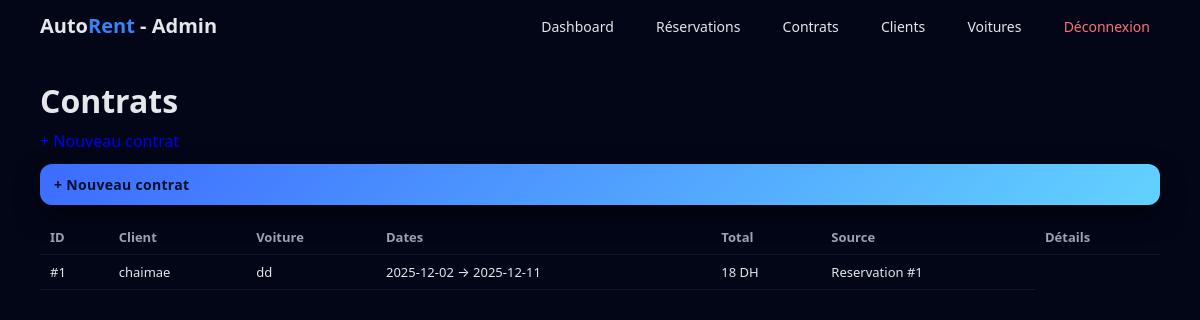
The app's page /admin/contrats (signed in), older data.
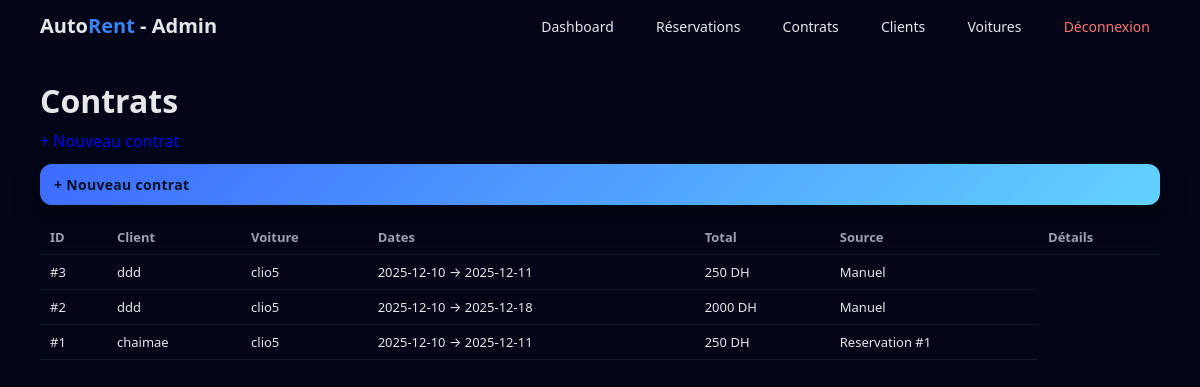
The same page, newer data.
### tables this page shows
CREATE TABLE contrats (
        id INTEGER PRIMARY KEY AUTOINCREMENT,
        demande_id INTEGER,                -- ممكن تكون NULL
        client_nom TEXT NOT NULL,
        client_cin TEXT,
        client_permis TEXT,
        annee_permis TEXT,

        client2_nom TEXT,
        client2_cin TEXT,
        client2_permis TEXT,
        client2_annee_permis TEXT,

        voiture_nom TEXT NOT NULL,
        immatriculation TEXT,
        categorie TEXT,

        date_debut TEXT,
        date_fin TEXT,
        jours INTEGER,
        prix_jour REAL,
        total REAL,

        created_at TEXT DEFAULT CURRENT_TIMESTAMP,
        statut TEXT DEFAULT 'Actif'
    );

### app.py (the view)
@app.route("/admin/contrats")
def admin_contrats():
    if not require_admin():
        return redirect(url_for("login"))
    conn = get_conn()
    cur = conn.cursor()
    cur.execute("SELECT * FROM contrats ORDER BY id DESC")
    contrats = cur.fetchall()
    conn.close()
    return render_template("admin_contrats.html", contrats=contrats)

### app.py (called while the page is built)
def get_conn():
    conn = sqlite3.connect(DB_PATH, timeout=10)
    conn.row_factory = sqlite3.Row
    return conn

def require_admin():
    return bool(session.get("admin_ok"))

### templates/admin_contrats.html
{% extends "base_admin.html" %}
{% block content %}
<h1>Contrats</h1>
<a class="btn-small" href="{{ url_for('admin_contrat_new') }}">+ Nouveau contrat</a>
<div style="margin-bottom:15px;">
  <a href="{{ url_for('admin_contrat_new') }}" class="btn btn-primary">
    + Nouveau contrat
  </a>
</div>
<table class="tbl admin-table" style="margin-top:12px;">
  <thead>
    <tr>
      <th>ID</th>
      <th>Client</th>
      <th>Voiture</th>
      <th>Dates</th>
      <th>Total</th>
      <th>Source</th>
      <th>Détails</th>
    </tr>
  </thead>
  <tbody>
    {% for c in contrats %}
    <tr>
      <td>#{{ c.id }}</td>
      <td>{{ c.client_nom }}</td>
      <td>{{ c.voiture_nom }}</td>
      <td>{{ c.date_debut }} → {{ c.date_fin }}</td>
      <td>{% if c.total %}{{ '%.0f'|format(c.total) }} DH{% else %}-{% endif %}</td>
      <td>
        {% if c.demande_id %}
          Reservation #{{ c.demande_id }}
        {% else %}
          Manuel
        {% endif %}
      </td>
    </tr>
    {% endfor %}
  </tbody>
</table>
{% endblock %}

Row changes from the older to the newer data that the page shows:
added contrats: id "3", client_nom "ddd", voiture_nom "clio5", date_debut "2025-12-10", date_fin "2025-12-11", total "250", shows "Manuel"
added contrats: id "2", client_nom "ddd", voiture_nom "clio5", date_debut "2025-12-10", date_fin "2025-12-18", total "2000", shows "Manuel"
changed contrats "chaimae": voiture_nom "dd" → "clio5"; date_debut "2025-12-02" → "2025-12-10"; total "18" → "250"
